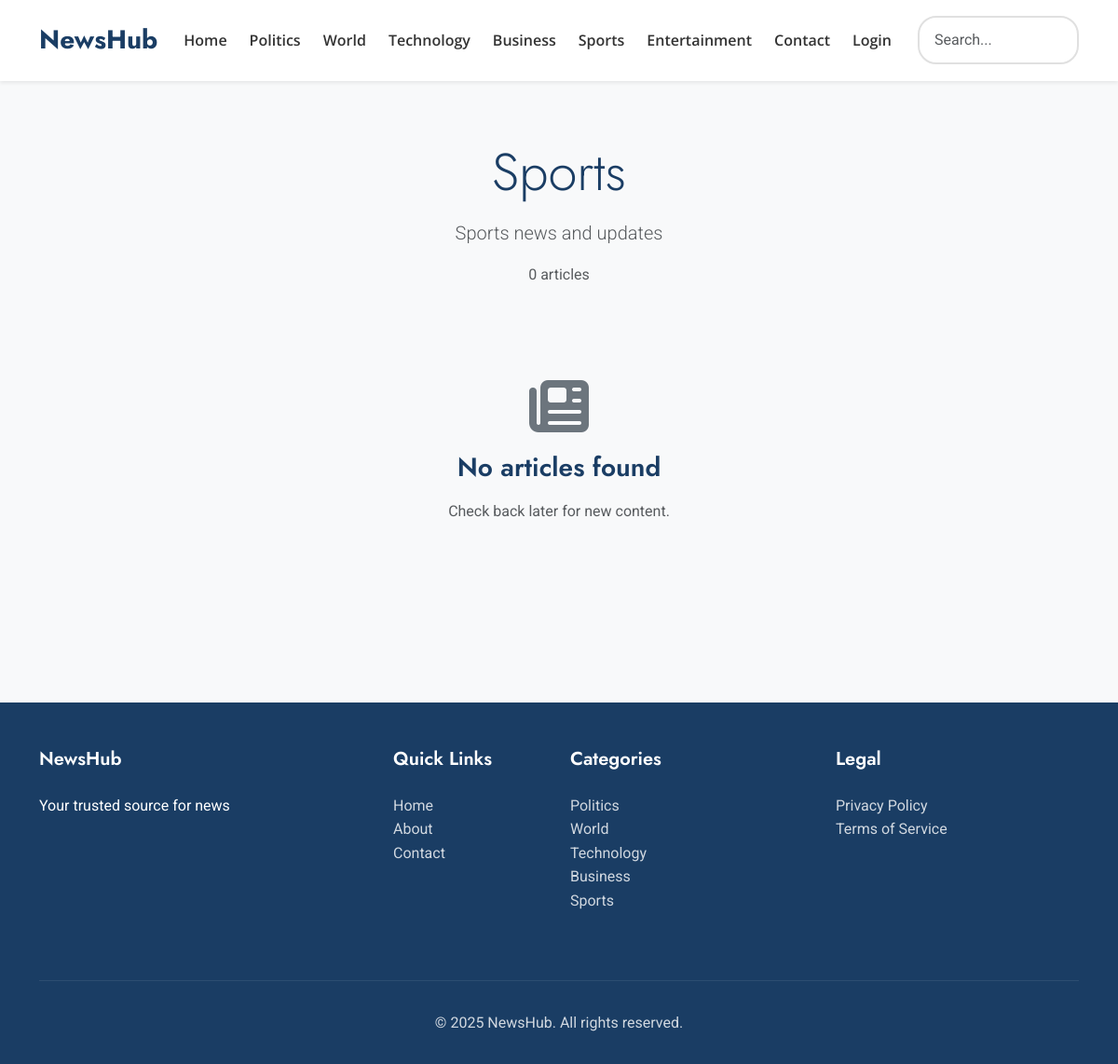
Page /category.php?slug=sports on the committed database.
### tables this page shows
CREATE TABLE IF NOT EXISTS categories (
    id INT PRIMARY KEY AUTO_INCREMENT,
    name VARCHAR(100) NOT NULL,
    slug VARCHAR(100) UNIQUE NOT NULL,
    description TEXT,
    parent_id INT,
    status ENUM('active', 'inactive') DEFAULT 'active',
    created_at TIMESTAMP DEFAULT CURRENT_TIMESTAMP,
    FOREIGN KEY (parent_id) REFERENCES categories(id) ON DELETE SET NULL,
    INDEX idx_slug (slug),
    INDEX idx_status (status)
);

CREATE TABLE IF NOT EXISTS settings (
    id INT PRIMARY KEY AUTO_INCREMENT,
    setting_key VARCHAR(100) UNIQUE NOT NULL,
    setting_value TEXT,
    updated_at TIMESTAMP DEFAULT CURRENT_TIMESTAMP ON UPDATE CURRENT_TIMESTAMP
);

### includes/db.php (called while the page is built, shortened)
<?php
$db = null;
function get_db_connection() {
    global $db;
    if ($db !== null) {
        return $db;
    }
    try {
        $db = new mysqli(DB_HOST, DB_USER, DB_PASS, DB_NAME);
        $db->set_charset(DB_CHARSET);
        return $db;
    } catch (Exception $e) {
        error_log("Database exception: " . $e->getMessage());
        die("Database connection failed. Please try again later.");
    }
}
function db_query($query, $params = [], $types = '') {
    $db = get_db_connection();
    $stmt = $db->prepare($query);
    if (!empty($params)) {
        if (empty($types)) {
            $types = '';
            foreach ($params as $param) {
                if (is_int($param)) {
                    $types .= 'i';
                } elseif (is_double($param)) {
                    $types .= 'd';
                } else {
                    $types .= 's';
                }
            }
        }
        $stmt->bind_param($types, ...$params);
    }
    $stmt->execute();
    return $stmt;
}
function db_fetch($query, $params = [], $types = '') {
    $stmt = db_query($query, $params, $types);
    $result = $stmt->get_result();
    $row = $result->fetch_assoc();
    return $row;
}
function db_fetch_all($query, $params = [], $types = '') {
    $stmt = db_query($query, $params, $types);
    $result = $stmt->get_result();
    $rows = [];
    while ($row = $result->fetch_assoc()) {
        $rows[] = $row;
    }
    return $rows;
}

### includes/helpers.php (called while the page is built, shortened)
<?php
function sanitize($input) {
    return htmlspecialchars(strip_tags(trim($input)), ENT_QUOTES, 'UTF-8');
}
function get_setting($key, $default = '') {
    static $settings_cache = [];
    if (isset($settings_cache[$key])) {
        return $settings_cache[$key];
    }
    $setting = db_fetch("SELECT setting_value FROM settings WHERE setting_key = ?", [$key]);
    $value = $setting ? $setting['setting_value'] : $default;
    $settings_cache[$key] = $value;
    return $value;
}

### includes/auth.php (called while the page is built, shortened)
<?php
function is_logged_in() {
    return isset($_SESSION['user_id']) && !empty($_SESSION['user_id']);
}

### public/category.php (the view, shortened to what this page needs)
<?php
require_once APP_ROOT . '/includes/db.php';
require_once APP_ROOT . '/includes/helpers.php';
$slug = sanitize($_GET['slug'] ?? '');
$category = db_fetch("SELECT * FROM categories WHERE slug = ? AND status = 'active'", [$slug]);
$page = isset($_GET['page']) ? (int)$_GET['page'] : 1;
$per_page = POSTS_PER_PAGE;
$offset = ($page - 1) * $per_page;
$total_articles = db_fetch("
    SELECT COUNT(*) as count
    FROM articles
    WHERE category_id = ? AND status = 'published' AND published_at <= NOW()
", [$category['id']])['count'];
$total_pages = ceil($total_articles / $per_page);
$articles = db_fetch_all("
    SELECT a.*, c.name as category_name, c.slug as category_slug,
           ad.full_name as author_name
    FROM articles a
    LEFT JOIN categories c ON a.category_id = c.id
    LEFT JOIN admins ad ON a.author_id = ad.id
    WHERE a.category_id = ?
    AND a.status = 'published'
    AND a.published_at <= NOW()
    ORDER BY a.published_at DESC
    LIMIT ? OFFSET ?
", [$category['id'], $per_page, $offset], 'iii');
$page_title = $category['name'] . ' - ' . get_setting('site_name', 'NewsHub');
include APP_ROOT . '/templates/header.php';
?>
<div class="section">
    <div class="container">
        <div class="text-center mb-5">
            <h1 class="display-4"><?php echo htmlspecialchars($category['name']); ?></h1>
            <?php if ($category['description']): ?>
            <p class="lead text-muted"><?php echo htmlspecialchars($category['description']); ?></p>
            <?php endif; ?>
            <p class="text-muted"><?php echo number_format($total_articles); ?> articles</p>
        </div>
        <?php if (!empty($articles)): ?>
        <div class="row">
            <?php foreach ($articles as $article): ?>
            <div class="col-md-6 col-lg-4 mb-4">
                <div class="card">
                    <?php if ($article['featured_image']): ?>
                    <img src="<?php echo UPLOADS_URL . htmlspecialchars($article['featured_image']); ?>"
                         class="card-img-top" alt="<?php echo htmlspecialchars($article['title']); ?>">
                    <?php endif; ?>
                    <div class="card-body">
                        <span class="card-category"><?php echo htmlspecialchars($article['category_name']); ?></span>
                        <h3 class="card-title">
                            <a href="<?php echo SITE_URL; ?>/article.php?slug=<?php echo htmlspecialchars($article['slug']); ?>">
                                <?php echo htmlspecialchars($article['title']); ?>
                            </a>
                        </h3>
                        <?php if ($article['excerpt']): ?>
                        <p class="card-text"><?php echo truncate($article['excerpt'], 120); ?></p>
                        <?php endif; ?>
                        <div class="card-meta">
                            <?php if ($article['author_name']): ?>
                            <span><i class="fas fa-user"></i> <?php echo htmlspecialchars($article['author_name']); ?></span>
                            <?php endif; ?>
                            <span><i class="fas fa-clock"></i> <?php echo time_ago($article['published_at']); ?></span>
                        </div>
                    </div>
                </div>
            </div>
            <?php endforeach; ?>
        </div>
        <?php if ($total_pages > 1): ?>
        <nav class="pagination">
            <?php if ($page > 1): ?>
            <a href="?slug=<?php echo $slug; ?>&page=<?php echo $page - 1; ?>" class="page-link">
                <i class="fas fa-chevron-left"></i> Previous
            </a>
            <?php endif; ?>
            <?php for ($i = 1; $i <= $total_pages; $i++): ?>
                <?php if ($i == $page || $i == 1 || $i == $total_pages || abs($i - $page) <= 2): ?>
                <a href="?slug=<?php echo $slug; ?>&page=<?php echo $i; ?>"
                   class="page-link <?php echo $i == $page ? 'active' : ''; ?>">
                    <?php echo $i; ?>
                </a>
                <?php elseif (abs($i - $page) == 3): ?>
                <span class="page-link">...</span>
                <?php endif; ?>
            <?php endfor; ?>
            <?php if ($page < $total_pages): ?>
            <a href="?slug=<?php echo $slug; ?>&page=<?php echo $page + 1; ?>" class="page-link">
                Next <i class="fas fa-chevron-right"></i>
            </a>
            <?php endif; ?>
        </nav>
        <?php endif; ?>
        <?php else: ?>
        <div class="text-center py-5">
            <i class="fas fa-newspaper" style="font-size: 4rem; color: var(--text-muted); margin-bottom: 1rem;"></i>
            <h3>No articles found</h3>
            <p class="text-muted">Check back later for new content.</p>
        </div>
        <?php endif; ?>
    </div>
</div>
<?php include APP_ROOT . '/templates/footer.php'; ?>

### templates/header.php (shortened to what this page needs)
<?php
require_once APP_ROOT . '/includes/auth.php';
?>
<!DOCTYPE html>
<html lang="en">
<head>
    <meta name="description" content="<?php echo htmlspecialchars(get_setting('site_description', 'Your trusted source for news')); ?>">
    <link href="https://cdn.jsdelivr.net/npm/bootstrap@5.3.0/dist/css/bootstrap.min.css" rel="stylesheet">
    <link rel="stylesheet" href="https://cdnjs.cloudflare.com/ajax/libs/font-awesome/6.4.0/css/all.min.css">
    <link rel="stylesheet" href="<?php echo ASSETS_URL; ?>/css/style.css">
    <?php if ($favicon = get_setting('site_favicon')): ?>
    <link rel="icon" href="<?php echo UPLOADS_URL . $favicon; ?>">
    <?php endif; ?>
</head>
<body>
    <nav class="navbar navbar-expand-lg">
        <div class="container">
            <a class="navbar-brand" href="<?php echo SITE_URL; ?>">
                <?php if ($logo = get_setting('site_logo')): ?>
                <img src="<?php echo UPLOADS_URL . $logo; ?>" alt="Logo" style="height: 40px;">
                <?php else: ?>
                <?php echo htmlspecialchars(get_setting('site_name', 'NewsHub')); ?>
                <?php endif; ?>
            </a>
            <div class="collapse navbar-collapse" id="navbarNav">
                <ul class="navbar-nav ms-auto">
                    <li class="nav-item">
                        <a class="nav-link <?php echo basename($_SERVER['PHP_SELF']) === 'index.php' ? 'active' : ''; ?>"
                           href="<?php echo SITE_URL; ?>">Home</a>
                    </li>
                    <?php
                    $nav_categories = [];
                    $politics_cat = db_fetch("SELECT * FROM categories WHERE slug = 'politics' AND status = 'active'");
                    if ($politics_cat) {
                        $nav_categories[] = $politics_cat;
                    }
                    $remaining = 6 - count($nav_categories);
                    if ($remaining > 0) {
                        $other_cats = db_fetch_all(
                            "SELECT * FROM categories WHERE status = 'active' AND slug != 'politics' LIMIT {$remaining}"
                        );
                        $nav_categories = array_merge($nav_categories, $other_cats);
                    }
                    foreach ($nav_categories as $cat):
                    ?>
                    <li class="nav-item">
                        <a class="nav-link" href="<?php echo SITE_URL; ?>/category.php?slug=<?php echo $cat['slug']; ?>">
                            <?php echo htmlspecialchars($cat['name']); ?>
                        </a>
                    </li>
                    <?php endforeach; ?>
                    <li class="nav-item">
                        <a class="nav-link" href="<?php echo SITE_URL; ?>/contact.php">Contact</a>
                    </li>
                    <?php if (is_logged_in()): ?>
                    <li class="nav-item">
                        <a class="nav-link" href="<?php echo SITE_URL; ?>/logout.php">Logout</a>
                    </li>
                    <?php else: ?>
                    <li class="nav-item">
                        <a class="nav-link" href="<?php echo SITE_URL; ?>/login.php">Login</a>
                    </li>
                    <?php endif; ?>
                </ul>
                <form class="d-flex ms-3" action="<?php echo SITE_URL; ?>/search.php" method="get">
                    <input class="form-control" type="search" name="q" placeholder="Search..." style="border-radius: 20px;">
                </form>
            </div>
        </div>
    </nav>

### templates/footer.php (shortened to what this page needs)
    <footer class="footer">
        <div class="container">
            <div class="row">
                <div class="col-lg-4 mb-4">
                    <h5><?php echo htmlspecialchars(get_setting('site_name', 'NewsHub')); ?></h5>
                    <p><?php echo htmlspecialchars(get_setting('site_description', 'Your trusted source for news')); ?></p>
                </div>
                <div class="col-lg-2 col-md-6 mb-4">
                    <h5>Quick Links</h5>
                    <ul class="list-unstyled">
                        <li><a href="<?php echo SITE_URL; ?>">Home</a></li>
                        <li><a href="<?php echo SITE_URL; ?>/about.php">About</a></li>
                        <li><a href="<?php echo SITE_URL; ?>/contact.php">Contact</a></li>
                    </ul>
                </div>
                <div class="col-lg-3 col-md-6 mb-4">
                    <h5>Categories</h5>
                    <ul class="list-unstyled">
                        <?php
                        $footer_cats = [];
                        $politics_cat = db_fetch("SELECT * FROM categories WHERE slug = 'politics' AND status = 'active'");
                        if ($politics_cat) {
                            $footer_cats[] = $politics_cat;
                        }
                        $remaining = 5 - count($footer_cats);
                        if ($remaining > 0) {
                            $other_cats = db_fetch_all(
                                "SELECT * FROM categories WHERE status = 'active' AND slug != 'politics' LIMIT {$remaining}"
                            );
                            $footer_cats = array_merge($footer_cats, $other_cats);
                        }
                        foreach ($footer_cats as $cat):
                        ?>
                        <li>
                            <a href="<?php echo SITE_URL; ?>/category.php?slug=<?php echo $cat['slug']; ?>">
                                <?php echo htmlspecialchars($cat['name']); ?>
                            </a>
                        </li>
                        <?php endforeach; ?>
                    </ul>
                </div>
                <div class="col-lg-3 col-md-6 mb-4">
                    <h5>Legal</h5>
                    <ul class="list-unstyled">
                        <li><a href="<?php echo SITE_URL; ?>/privacy.php">Privacy Policy</a></li>
                        <li><a href="<?php echo SITE_URL; ?>/terms.php">Terms of Service</a></li>
                    </ul>
                </div>
            </div>
            <div class="footer-bottom">
                <p><?php echo htmlspecialchars(get_setting('footer_text', '© 2025 NewsHub. All rights reserved.')); ?></p>
            </div>
        </div>
    </footer>
</body>
</html>

### assets/css/style.css (style rules this page uses)
:root { --primary-color: #73AF6F; --secondary-color: #73AF6F; --dark-color: #1A3D64; --light-bg: #f8f9fa; --border-color: #e0e0e0; --text-color: #333333; --text-muted: #6c757d; --white: #ffffff; --shadow-sm: 0 2px 4px rgba(0,0,0,0.08); --shadow-md: 0 4px 8px rgba(0,0,0,0.12); --shadow-lg: 0 8px 16px rgba(0,0,0,0.15); --transition: all 0.3s ease; --border-radius: 12px; --border-radius-sm: 8px; }
* { margin: 0; padding: 0; box-sizing: border-box; }
body { font-family: 'Roboto', sans-serif; font-size: 16px; line-height: 1.6; color: var(--text-color); background-color: var(--light-bg); }
h1, h2, h3, h4, h5, h6 { font-family: 'Jost', sans-serif; font-weight: 600; line-height: 1.3; margin-bottom: 1rem; color: var(--dark-color); }
h1 { font-size: 2.5rem; }
h3 { font-size: 1.75rem; }
h5 { font-size: 1.25rem; }
a { color: var(--primary-color); text-decoration: none; transition: var(--transition); }
.navbar { background: var(--white); box-shadow: var(--shadow-sm); padding: 1rem 0; position: sticky; top: 0; z-index: 1000; transition: var(--transition); }
.navbar-brand { font-family: 'Jost', sans-serif; font-size: 1.75rem; font-weight: 700; color: var(--dark-color); }
.nav-link { font-family: 'Open Sans', sans-serif; font-weight: 600; color: var(--text-color); padding: 0.5rem 1rem; margin: 0 0.25rem; border-radius: var(--border-radius-sm); transition: var(--transition); }
.section { padding: 4rem 0; }
.form-control, .form-select { font-family: 'Roboto', sans-serif; border: 2px solid var(--border-color); border-radius: var(--border-radius-sm); padding: 0.75rem 1rem; font-size: 1rem; transition: var(--transition); }
.footer { background: var(--dark-color); color: var(--white); padding: 3rem 0 1rem; margin-top: 4rem; }
.footer h5 { color: var(--white); margin-bottom: 1.5rem; }
.footer a { color: rgba(255, 255, 255, 0.8); }
.footer-bottom { border-top: 1px solid rgba(255, 255, 255, 0.1); padding-top: 2rem; margin-top: 2rem; text-align: center; opacity: 0.8; }

### rows in the picture
categories: name "Politics"
categories: name "World"
categories: name "Technology"
categories: name "Business"
categories: name "Sports", description "Sports news and updates"
categories: name "Entertainment"
settings: setting_value "© 2025 NewsHub. All rights reserved."

### other values in the picture
get_setting('site_name', 'NewsHub') "NewsHub"
$total_articles "0"
get_setting('site_description', 'Your trusted source for news') "Your trusted source for news"
